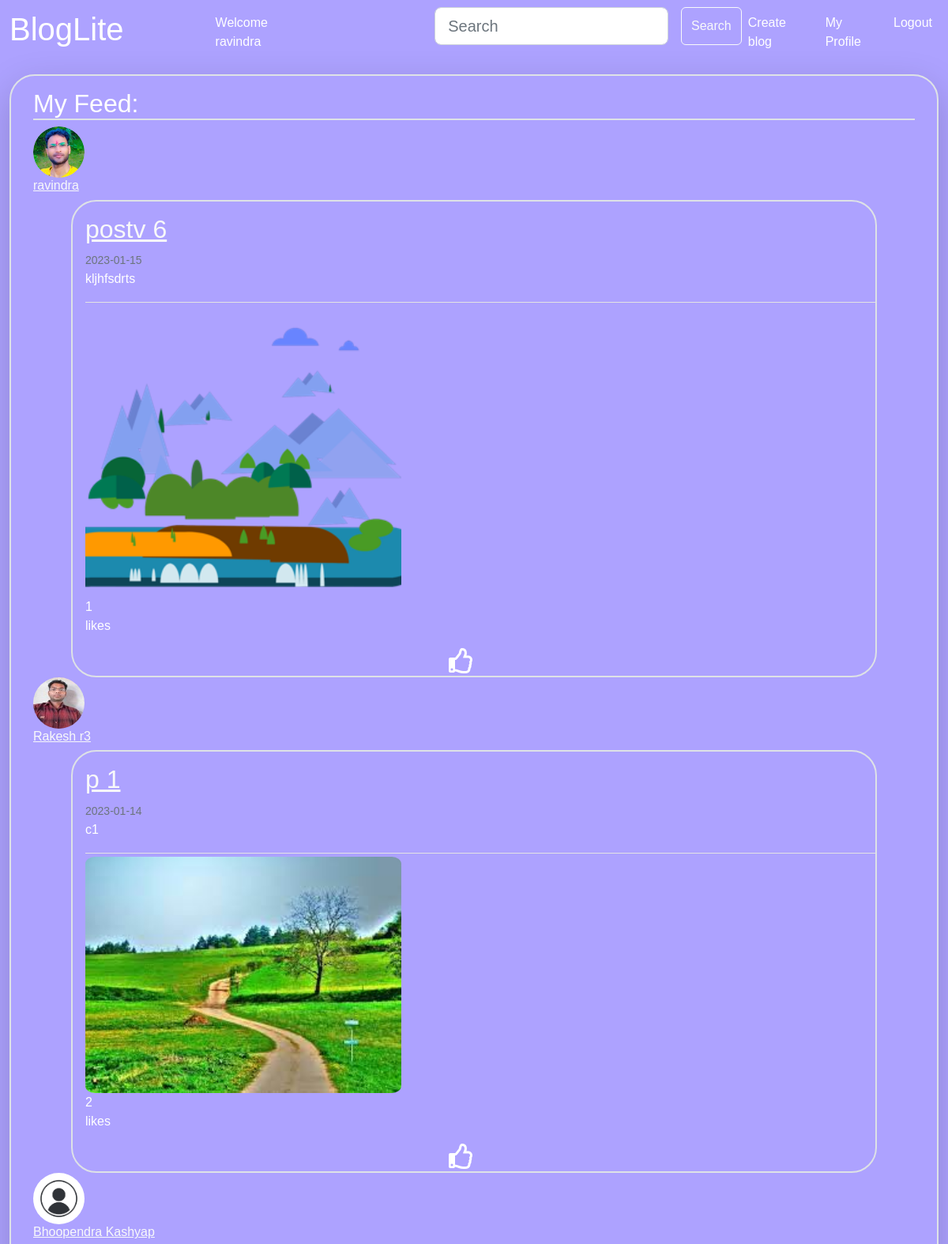
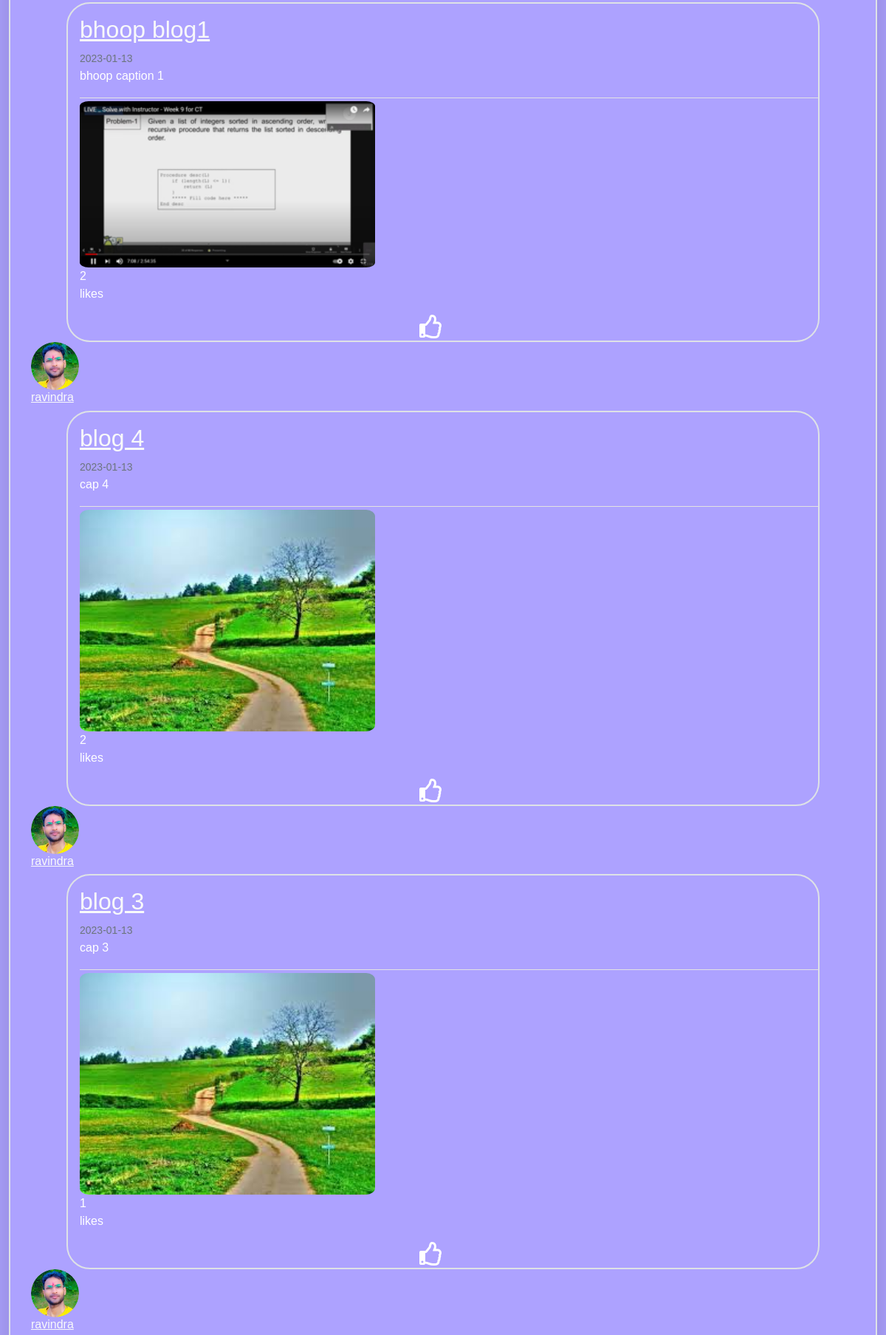
Screenshot of /home (signed in, upper part) with the database file from the repository (2 pictures, top to bottom).
### bloglite/models.py (models this page shows, shortened)
class User(db.Model,UserMixin):
    id = db.Column(db.Integer, primary_key=True,autoincrement=True)
    username = db.Column(db.String(20), unique=True, nullable=False)
    name = db.Column(db.String(20), unique=False, nullable=False)
    email = db.Column(db.String(120), unique=True, nullable=False)
    profile_image = db.Column(db.String(20), nullable=False, default='default.jpg')
    password = db.Column(db.String(60), nullable=False)
    blogs = db.relationship('Blog', backref='author', passive_deletes=True)
    comments = db.relationship('Comment', backref='author', passive_deletes=True)
    followed = db.relationship('User',
                               secondary=followers,
                               primaryjoin=(followers.c.follower_id == id),
                               secondaryjoin=(followers.c.followed_id == id),
                               backref=db.backref('followers'))

class Blog(db.Model):
    id = db.Column(db.Integer, primary_key=True)
    title = db.Column(db.String(100), nullable=False)
    blog_image = db.Column(db.String(20),nullable=False,default='default_blog.jpg')
    date_posted = db.Column(db.DateTime, nullable=False, default=datetime.utcnow)
    caption = db.Column(db.Text, nullable=False)
    user_id = db.Column(db.Integer, db.ForeignKey('user.id', ondelete="CASCADE"), nullable=False)
    comments = db.relationship('Comment', backref='blog', passive_deletes=True)
    likes = db.relationship('Like',       backref='blog', passive_deletes=True)

### bloglite/app.py (the view)
@app.route('/')
@app.route('/home')
@login_required
def home():
    following = [u.id for u in current_user.followed]
    following.append(current_user.id)
    blogs = Blog.query.filter(Blog.user_id.in_(following)).order_by(
        Blog.date_posted.desc())
    for p in blogs:
        p.liked=False
        likes  = [x.user_id for x in p.likes]
        if current_user.id in likes:
            p.liked = True
    return render_template ('home.html', blogs=blogs)

### bloglite/models.py (called while the page is built)
@login_manager.user_loader
def load_user(user_id):
    return User.query.get(int(user_id))

### bloglite/templates/home.html (shortened to what this page needs)
{% extends 'base.html' %}
{% block content %}
{% if current_user.followed %}
<h2 class="border-bottom pt3 ">My Feed:</h2>
    {% for blog in blogs %}
        <article class="media content-section">
          <img class="rounded-circle article-img" src="{{ url_for('static', filename='profile_images/' + blog.author.profile_image) }}">
          <h6><a class="mr-2 text-light" href="profile/{{blog.author.username}}">{{ blog.author.name }}</a></h6>
          <div class="media-body border border border-2 rounded-5 mx-5 ps-3 pt-3">
            <div class="article-metadata">
              <h2><a class="article-title text-light" href="{{ url_for('blog', blog_id=blog.id) }}">{{ blog.title }}</a></h2>
              <small class="text-muted">{{ blog.date_posted.strftime('%Y-%m-%d') }}</small>
              <p class="article-content">{{ blog.caption }}</p>
            </div>
            <img class="blog_image" src="{{ url_for('static', filename='blog_images/' + blog.blog_image) }}">
            <div id="like-count-{{ blog.id }}">{{blog.likes |length }}
            </div>
            <p>likes</p>
           <div class="like text-center"> {% if blog.liked %}
            <i onclick="myFunction(this,{{ blog.id }})" class=" me-5  fas fa-thumbs-up fa-2x text-right"></i>
            {% else %}
            <i onclick="myFunction(this,{{ blog.id }})" class=" me-5  far fa-thumbs-up fa-2x"></i>
            {% endif %}</div>
          </div>
        </article>
    {% endfor %}
{% else %}
<h2 class="border-bottom pt3 ">My Feed:</h2>
<div class="feed text-center">
  <h4><p>There are no posts in your feed.</p><p>try connecting other user to see what they are posting </p></h4>
</div>
{% endif %}
{% endblock %}

### bloglite/templates/base.html (shortened to what this page needs)
<!DOCTYPE html>
<html lang="en">
<head>
    <link href="https://use.fontawesome.com/releases/v5.8.2/css/all.css" rel="stylesheet" />
    <link rel="stylesheet" href="https://cdn.jsdelivr.net/npm/bootstrap@5.2.3/dist/css/bootstrap.min.css">
    <link rel="stylesheet" type="text/css" href=" {{ url_for('static', filename='styles.css') }}">
</head>
<body>
    <div class="header-section">
        <nav class="navbar navbar-expand-lg text-white">
            <div class="container-fluid">
                <a class="navbar-brand text-white" href="{{ url_for('home')}}"> <h1>BlogLite</h1></a>
                {% if current_user.is_authenticated %}
                <a class="wcl nav-link" aria-current="page" href="{{ url_for('profile',username=current_user.username)}}">Welcome {{current_user.name}}</a>
                {% endif %}
                <div class="right-nav collapse navbar-collapse " id="navbarText">
                    {% if current_user.is_authenticated %}
                    <ul class="navbar-nav mx-auto mb-2 mb-lg-0">
                        <li class="nav-item">
                            <form action="{{url_for('search')}}" method="POST" class="d-flex mr-5" role="search">
                            <input class="form-control form-control-lg me-3" name="search" type="search" placeholder="Search" aria-label="Search">
                            <button class="btn btn-outline-light" type="submit">Search</button>
                            </form>
                        </li>
                        <li class="nav-item">
                            <a class="nav-link mr-5 text-white fs-6" href="{{ url_for('create_blog')}}">Create blog</a>
                        </li>
                        <li class="nav-item">
                            <a class="nav-link text-white fs-6" href="{{url_for('profile',username=current_user.username)}}"> My Profile</a>
                        </li>
                        <li class="nav-item">
                            <a class="nav-link text-white fs-6" href="{{ url_for('logout')}}"> Logout</a>
                        </li>
                    </ul>
                    {% endif %}
                </div>
            </div>
        </nav>
    </div>
    <div class="body-section border border-2 rounded-5 shadow-lg p-3 bg-body-tertiary">
        <div class="container">{% block content %}
            {% endblock %}
        </div>
    </div>
</body>
</html>

### bloglite/static/styles.css (style rules this page uses)
.right-nav { margin-left: 150px; }
.wcl { margin-left: 100px; }
body { background-color: #ADA2FF; color: white; font-family: sans-serif; }
.header-section { background-color:#ADA2FF; color: white; }
.body-section { margin: 1% 1%; }
img { height: 100px; width: 100px; border-radius: 100%; }
div img { height: 100%; width: 100%; border-radius: 50%; }
.blog_image { width: 400px; height: 300pix; border-radius: 3%; border-color: #B8B8B8; }
.article-img { height: 65px; width: 65px; margin-right: 16px; }
.article-metadata { padding-bottom: 1px; margin-bottom: 4px; border-bottom: 1px solid #e3e3e3 }
img { height: fit-content; }
.article-title { color: #444444; }

### rows the page displays
User: name "ravindra"
Blog: profile_image (picture), author.name "ravindra", title "postv 6", date_posted "2023-01-15", caption "kljhfsdrts", blog_image (picture), likes|length "1"
Blog: profile_image (picture), author.name "Rakesh r3", title "p 1", date_posted "2023-01-14", caption "c1", blog_image (placeholder picture), likes|length "2"
Blog: profile_image (placeholder picture), author.name "Bhoopendra Kashyap", title "bhoop blog1", date_posted "2023-01-13", caption "bhoop caption 1", blog_image (picture), likes|length "2"
Blog: profile_image (picture), author.name "ravindra", title "blog 4", date_posted "2023-01-13", caption "cap 4", blog_image (placeholder picture), likes|length "2"
Blog: profile_image (picture), author.name "ravindra", title "blog 3", date_posted "2023-01-13", caption "cap 3", blog_image (placeholder picture), likes|length "1"
Blog: profile_image (picture), author.name "ravindra"
